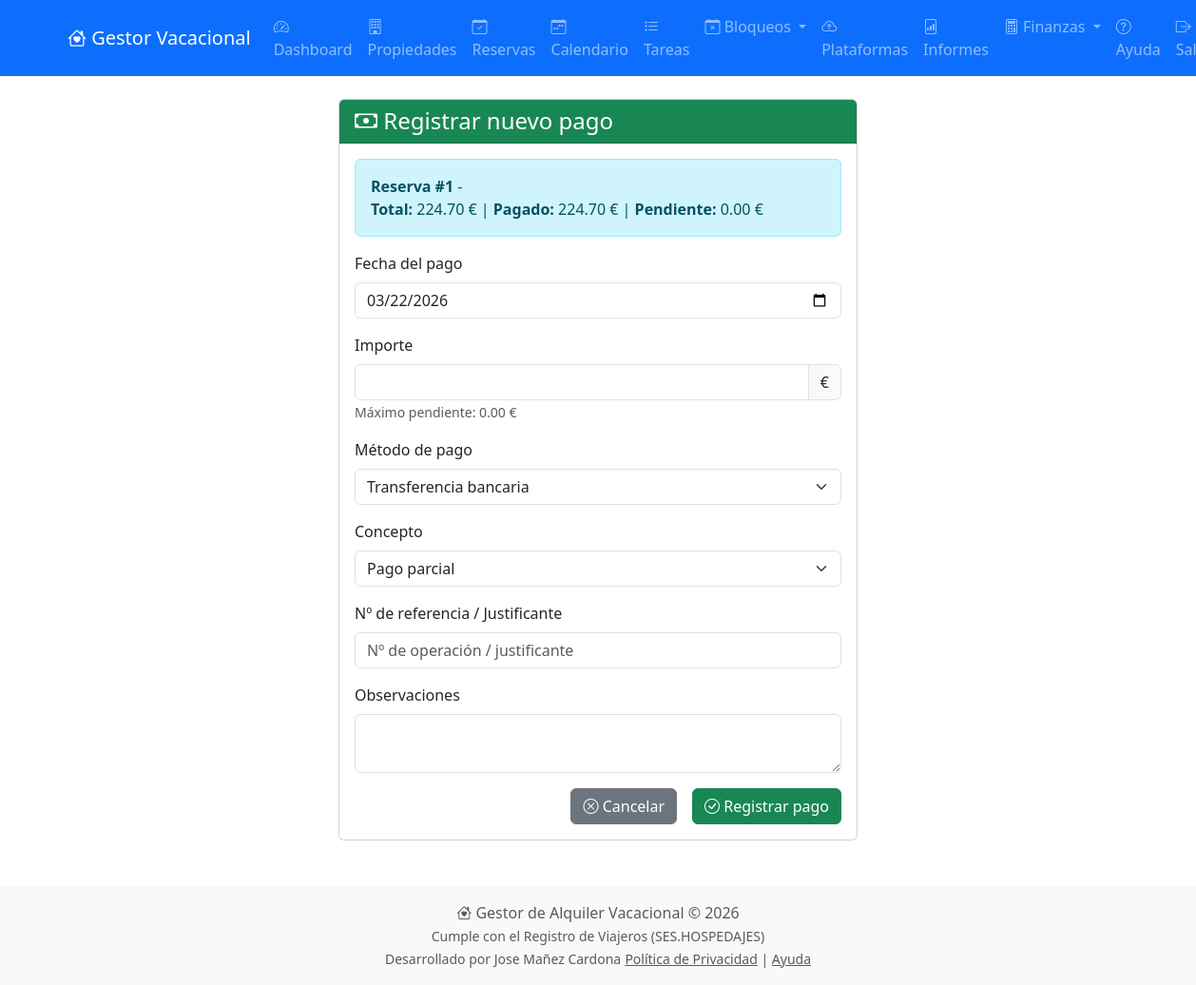
The app's page /pagos/nuevo/1 (signed in) with its own data.
### models.py (models this page shows, shortened)
class Reserva(db.Model):
    __tablename__ = 'reservas'
    id = db.Column(db.Integer, primary_key=True)
    propiedad_id = db.Column(db.Integer, db.ForeignKey('propiedades.id'), nullable=False)
    num_huespedes = db.Column(db.Integer, default=1)
    num_menores = db.Column(db.Integer, default=0)
    relacion_parentesco = db.Column(db.String(200), nullable=True)
    fecha_entrada = db.Column(db.Date, nullable=False)
    fecha_salida = db.Column(db.Date, nullable=False)
    subtotal_habitaciones = db.Column(db.Float, default=0)
    impuesto_aplicado = db.Column(db.Float, default=0)
    total_impuestos = db.Column(db.Float, default=0)
    retencion_aplicada = db.Column(db.Float, default=0)
    retencion_total = db.Column(db.Float, default=0)  # Nota: en tu error aparece 'retención_total'
    precio_total = db.Column(db.Float)
    deposito_pagado = db.Column(db.Float, default=0)
    saldo_pendiente = db.Column(db.Float, default=0)
    fecha_pago_total = db.Column(db.Date, nullable=True)
    estado = db.Column(db.String(20), default='confirmada')
    notas = db.Column(db.Text)
    fecha_creacion = db.Column(db.DateTime, default=datetime.utcnow)
    origen = db.Column(db.String(50), default='manual')
    external_id = db.Column(db.String(100), unique=True, nullable=True)
    propiedad = db.relationship('Propiedad', back_populates='reservas')
    tareas = db.relationship('Tarea', back_populates='reserva_rel', lazy='dynamic')
    habitaciones_asignadas = db.relationship('ReservaHabitacion', back_populates='reserva', lazy='dynamic', cascade='all, delete-orphan')
    pagos = db.relationship('PagoReserva', back_populates='reserva', lazy='dynamic', cascade='all, delete-orphan')
    ingresos = db.relationship('Ingreso', back_populates='reserva', lazy='dynamic')
    huespedes = db.relationship('Huesped', back_populates='reserva', lazy='dynamic', cascade='all, delete-orphan')

### pagos.py (the view, shortened to what this page needs)
@pagos_bp.route('/nuevo/<int:reserva_id>', methods=['GET', 'POST'])
@login_required
def nuevo(reserva_id):
    reserva = Reserva.query.get_or_404(reserva_id)
    propiedad = Propiedad.query.get(reserva.propiedad_id)
    if propiedad.usuario_id != current_user.id:
        flash('No autorizado', 'danger')
        return redirect(url_for('reservas.index'))
    form = PagoReservaForm()
    return render_template('pagos/nuevo.html', form=form, reserva=reserva)

### forms.py (shortened to what this page needs)
class PagoReservaForm(FlaskForm):
    fecha_pago = DateField('Fecha del pago', validators=[DataRequired()], format='%Y-%m-%d', default=datetime.today)
    monto = FloatField('Importe', validators=[DataRequired(), NumberRange(min=0.01)])
    metodo_pago = SelectField('Método de pago', choices=[
        ('transferencia', 'Transferencia bancaria'),
        ('visa', 'Tarjeta Visa/Mastercard'),
        ('bizum', 'Bizum'),
        ('efectivo', 'Efectivo'),
        ('paypal', 'PayPal'),
        ('otro', 'Otro')
    ], validators=[DataRequired()])
    concepto = SelectField('Concepto', choices=[
        ('señal', 'Señal / Reserva'),
        ('pago_parcial', 'Pago parcial'),
        ('pago_completo', 'Pago completo'),
        ('fianza', 'Fianza'),
        ('otro', 'Otro (especificar)')
    ], default='pago_parcial', validators=[DataRequired()])
    concepto_personalizado = StringField('Especificar concepto', validators=[Optional()])
    referencia = StringField('Nº de referencia / Justificante', validators=[Optional()])
    observaciones = TextAreaField('Observaciones', validators=[Optional()])
    submit = SubmitField('Registrar pago')

### app.py (called while the page is built)
@login.user_loader
def load_user(user_id):
    return db.session.get(User, int(user_id))

### templates/pagos/nuevo.html (shortened to what this page needs)
{% extends "base.html" %}
{% block content %}
<div class="row justify-content-center">
    <div class="col-md-6">
        <div class="card">
            <div class="card-header bg-success text-white">
                <h4 class="mb-0"><i class="bi bi-cash"></i> Registrar nuevo pago</h4>
            </div>
            <div class="card-body">
                <div class="alert alert-info">
                    <strong>Reserva #{{ reserva.id }}</strong> - {{ reserva.huesped_nombre }} {{ reserva.huesped_apellidos }}<br>
                    <strong>Total:</strong> {{ "%.2f"|format(reserva.precio_total) }} € |
                    <strong>Pagado:</strong> {{ "%.2f"|format(reserva.deposito_pagado) }} € |
                    <strong>Pendiente:</strong> {{ "%.2f"|format(reserva.saldo_pendiente) }} €
                </div>
                <form method="POST" action="">
                    <div class="mb-3">
                        {{ form.fecha_pago.label(class="form-label") }}
                        {{ form.fecha_pago(class="form-control", type="date") }}
                    </div>
                    <div class="mb-3">
                        {{ form.monto.label(class="form-label") }}
                        <div class="input-group">
                            {{ form.monto(class="form-control", type="number", step="0.01", min="0.01", max=reserva.saldo_pendiente) }}
                            <span class="input-group-text">€</span>
                        </div>
                        <small class="text-muted">Máximo pendiente: {{ "%.2f"|format(reserva.saldo_pendiente) }} €</small>
                    </div>
                    <div class="mb-3">
                        {{ form.metodo_pago.label(class="form-label") }}
                        {{ form.metodo_pago(class="form-select") }}
                    </div>
                    <div class="mb-3">
                        {{ form.concepto.label(class="form-label") }}
                        {{ form.concepto(class="form-select", id="concepto_select") }}
                    </div>
                    <div class="mb-3">
                        {{ form.referencia.label(class="form-label") }}
                        {{ form.referencia(class="form-control", placeholder="Nº de operación / justificante") }}
                    </div>
                    <div class="mb-3">
                        {{ form.observaciones.label(class="form-label") }}
                        {{ form.observaciones(class="form-control", rows=2) }}
                    </div>
                    <div class="d-grid gap-2 d-md-flex justify-content-md-end">
                        <a href="{{ url_for('pagos.index', reserva_id=reserva.id) }}" class="btn btn-secondary me-md-2">
                            <i class="bi bi-x-circle"></i> Cancelar
                        </a>
                        <button type="submit" class="btn btn-success">
                            <i class="bi bi-check-circle"></i> Registrar pago
                        </button>
                    </div>
                </form>
            </div>
        </div>
    </div>
</div>
{% endblock %}

### records on screen
Reserva: id "1", precio_total "224.70", deposito_pagado "224.70", saldo_pendiente "0.00"
